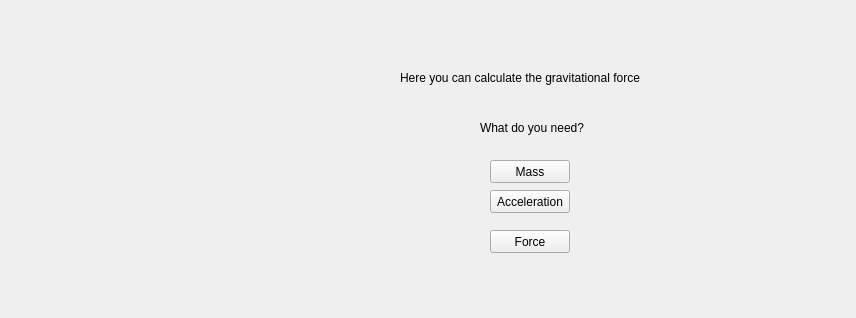
<?xml version="1.0" encoding="UTF-8"?>
<ui version="4.0">
 <class>Form</class>
 <widget class="QWidget" name="Form">
  <property name="geometry">
   <rect>
    <x>0</x>
    <y>0</y>
    <width>856</width>
    <height>318</height>
   </rect>
  </property>
  <property name="windowTitle">
   <string>Form</string>
  </property>
  <widget class="QLabel" name="label">
   <property name="geometry">
    <rect>
     <x>400</x>
     <y>70</y>
     <width>281</width>
     <height>16</height>
    </rect>
   </property>
   <property name="text">
    <string>Here you can calculate the gravitational force</string>
   </property>
  </widget>
  <widget class="QLabel" name="label_2">
   <property name="geometry">
    <rect>
     <x>480</x>
     <y>120</y>
     <width>151</width>
     <height>16</height>
    </rect>
   </property>
   <property name="text">
    <string>What do you need? </string>
   </property>
  </widget>
  <widget class="QPushButton" name="pushButton">
   <property name="geometry">
    <rect>
     <x>490</x>
     <y>160</y>
     <width>80</width>
     <height>23</height>
    </rect>
   </property>
   <property name="text">
    <string>Mass</string>
   </property>
  </widget>
  <widget class="QPushButton" name="pushButton_3">
   <property name="geometry">
    <rect>
     <x>490</x>
     <y>190</y>
     <width>80</width>
     <height>23</height>
    </rect>
   </property>
   <property name="text">
    <string>Acceleration</string>
   </property>
  </widget>
  <widget class="QPushButton" name="pushButton_4">
   <property name="geometry">
    <rect>
     <x>490</x>
     <y>230</y>
     <width>80</width>
     <height>23</height>
    </rect>
   </property>
   <property name="text">
    <string>Force</string>
   </property>
  </widget>
  <widget class="QPushButton" name="pushButton_2">
   <property name="geometry">
    <rect>
     <x>10</x>
     <y>540</y>
     <width>80</width>
     <height>23</height>
    </rect>
   </property>
   <property name="text">
    <string>&lt;- Return </string>
   </property>
  </widget>
 </widget>
 <resources/>
 <connections/>
</ui>
